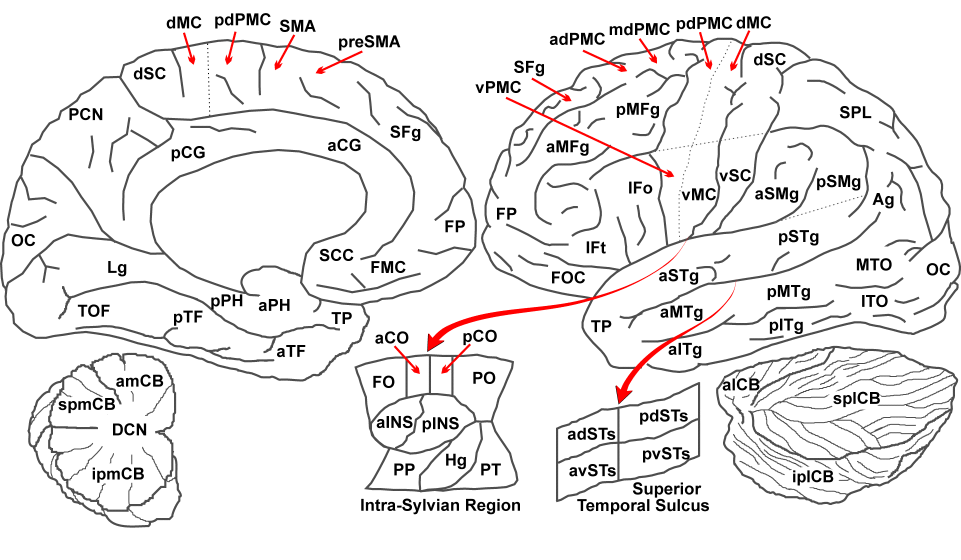
%> input picture RAT2/ROIfig/Left_Cereb_detached.tif, 1922 x 1119 px (shown at 1/2 size)
$ octave --eval "autocropimg('Left_Cereb_detached.tif');"   (GNU Octave 9; MATLAB toolbox functions it lacks are replaced by stand-ins)
%> lines starting %> are read from the running program, lines starting %| are printed output that depends on the picture
function autocropimg(img_fname,format)
%> called with img_fname = 'Left_Cereb_detached.tif', format = 'short'
if nargin<2,
    format = 'tiff';
end

%img_fname = 'lh.contrast_CV-B.jpg';

[img,map] = imread(img_fname);
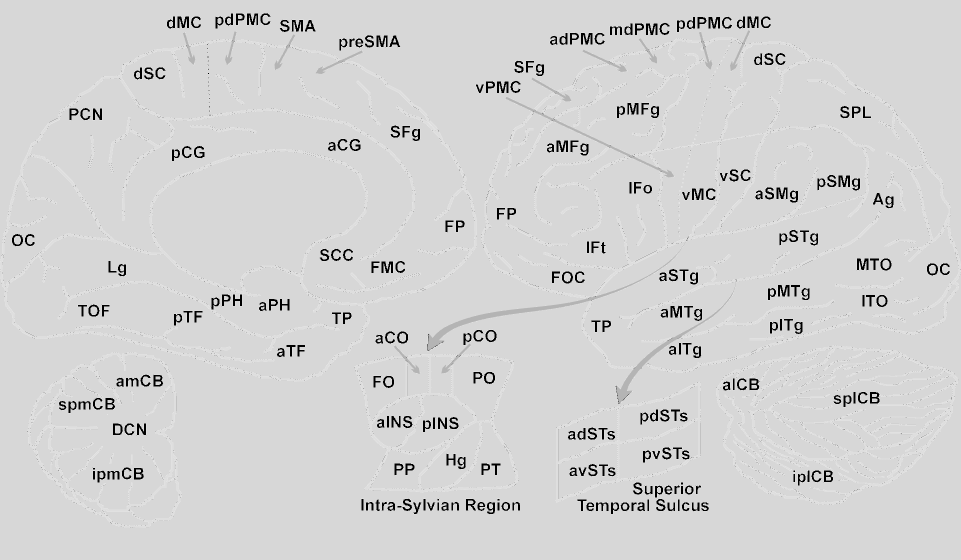
%> img: size 1119x1922 uint8 (shown at 1/2 size); min 0, max 234, mean 210.2
%> map = 256 rows, first 12: [0 0 0; 0 0 0.2; 0 0 0.4; 0 0 0.6; 0 0 0.8; 0 0 1; 0 0.2 0; 0 0.2 0.2; 0 0.2 0.4; 0 0.2 0.6; 0 0.2 0.8; 0 0.2 1]
%figure;imagesc(img);

img1 = sum(img,3);
[x,y] = find(img1<765);
%> x = 2150718 values from 1 to 1119; y = 2150718 values from 1 to 1922

spacex = 5;
spacey = 10;
l= max(min(x)-spacex,1);
%> l = 1
r= min(max(x)+spacex,size(img,1));
%> r = 1119
b= max((y)-spacey,1);
t= min(max(y)+spacey,size(img,2));
%> t = 1922
img = img(l:r,b:t,:);

%figure;imagesc(img);
switch (format)
    case 'jpeg',
        imwrite(img,img_fname,format,'quality',100);
    otherwise
        imwrite(img,img_fname,format,'Resolution',[600 600]);
end

$ run again, on RAT2/ROIfig/Left_no_cerebellum.tif
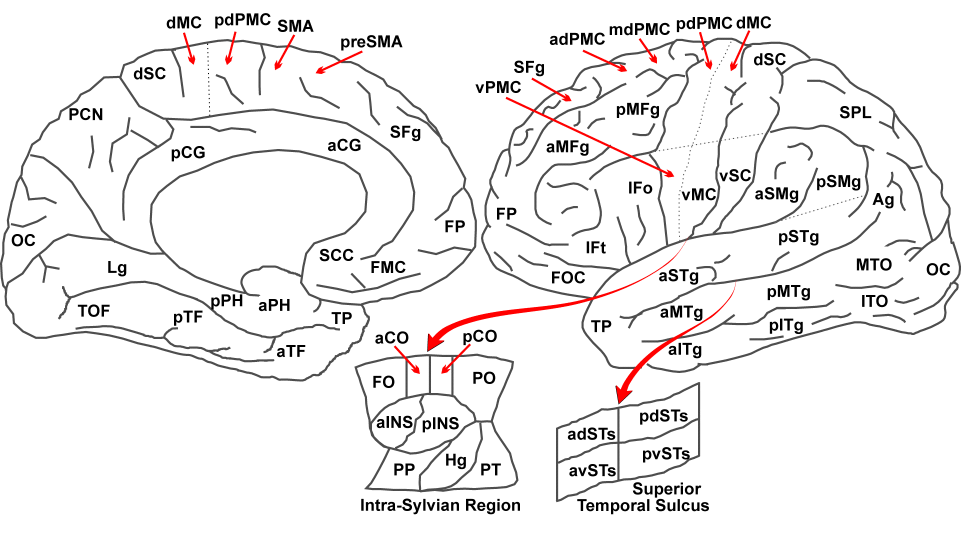
%> input picture RAT2/ROIfig/Left_no_cerebellum.tif, 1922 x 1119 px (shown at 1/2 size)
%> in autocropimg, `[img,map] = imread(img_fname);`:
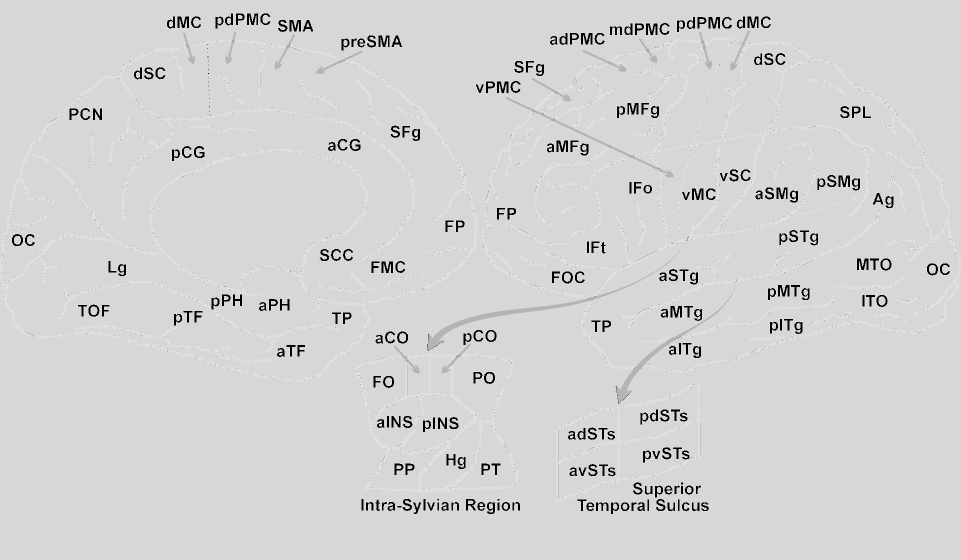
%> img: size 1119x1922 uint8 (shown at 1/2 size); min 0, max 234, mean 210.7
%> map = 256 rows, first 12: [0 0 0; 0 0 0.2; 0 0 0.4; 0 0 0.6; 0 0 0.8; 0 0 1; 0 0.2 0; 0 0.2 0.2; 0 0.2 0.4; 0 0.2 0.6; 0 0.2 0.8; 0 0.2 1]
%> x = 2150718 values from 1 to 1119; y = 2150718 values from 1 to 1922
%> l = 1
%> r = 1119
%> t = 1922

$ run again, on RAT2/ROIfig/Right_Cereb_detached.tif
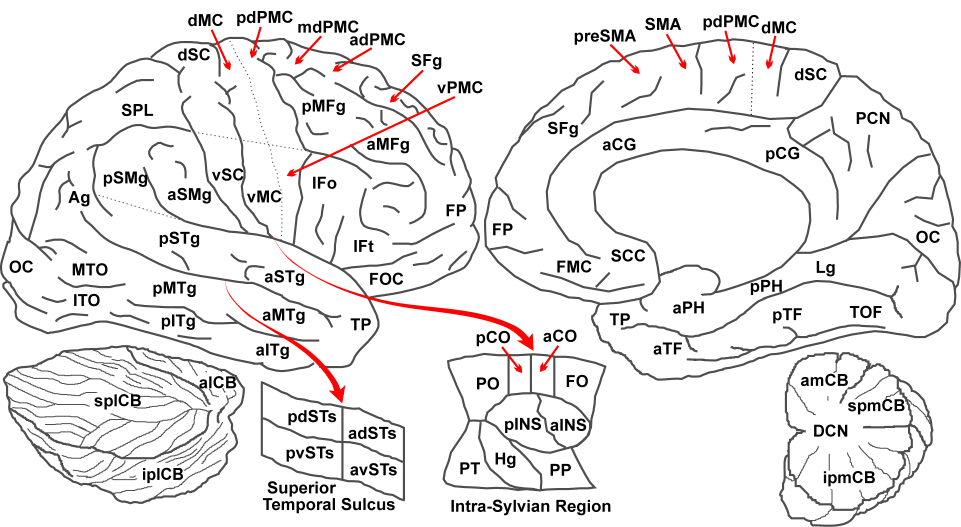
%> input picture RAT2/ROIfig/Right_Cereb_detached.tif, 1922 x 1054 px (shown at 1/2 size)
%> in autocropimg, `[img,map] = imread(img_fname);`:
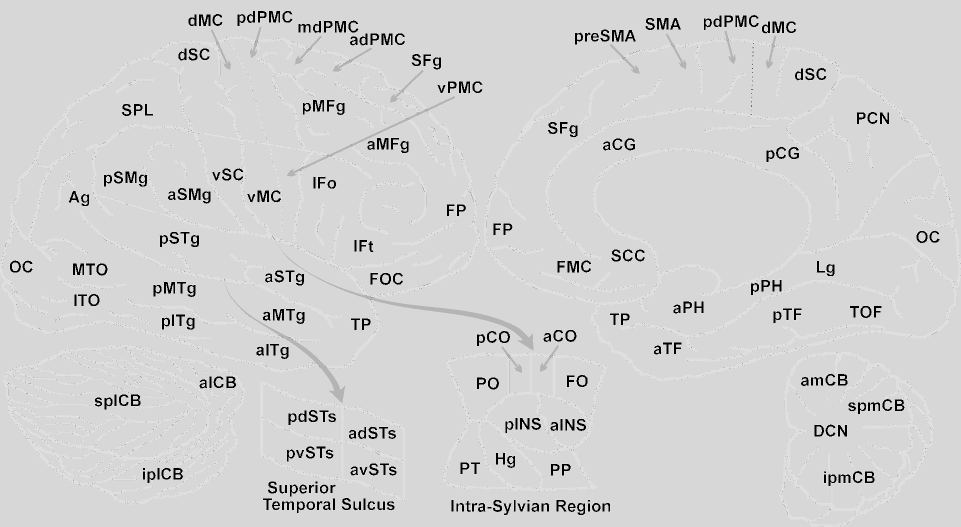
%> img: size 1054x1922 uint8 (shown at 1/2 size); min 0, max 234, mean 210
%> map = 256 rows, first 12: [0 0 0; 0 0 0.2; 0 0 0.4; 0 0 0.6; 0 0 0.8; 0 0 1; 0 0.2 0; 0 0.2 0.2; 0 0.2 0.4; 0 0.2 0.6; 0 0.2 0.8; 0 0.2 1]
%> x = 2025788 values from 1 to 1054; y = 2025788 values from 1 to 1922
%> l = 1
%> r = 1054
%> t = 1922

$ run again, on RAT2/ROIfig/Right_no_cerebellum.tif
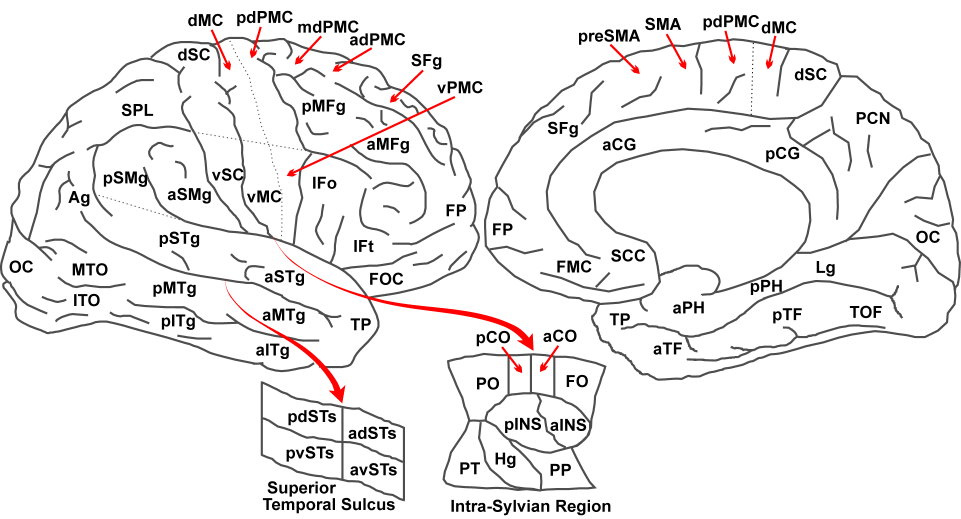
%> input picture RAT2/ROIfig/Right_no_cerebellum.tif, 1922 x 1037 px (shown at 1/2 size)
%> in autocropimg, `[img,map] = imread(img_fname);`:
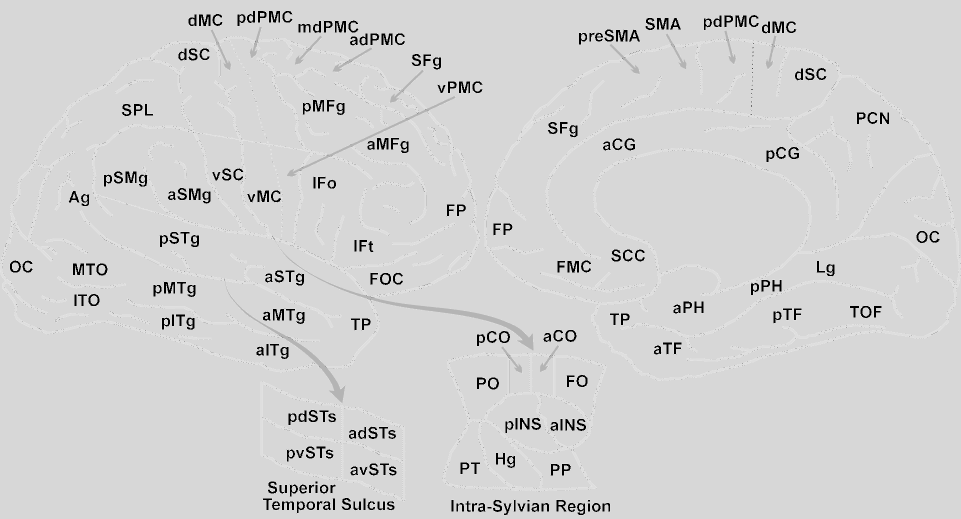
%> img: size 1037x1922 uint8 (shown at 1/2 size); min 0, max 234, mean 210.4
%> map = 256 rows, first 12: [0 0 0; 0 0 0.2; 0 0 0.4; 0 0 0.6; 0 0 0.8; 0 0 1; 0 0.2 0; 0 0.2 0.2; 0 0.2 0.4; 0 0.2 0.6; 0 0.2 0.8; 0 0.2 1]
%> x = 1993114 values from 1 to 1037; y = 1993114 values from 1 to 1922
%> l = 1
%> r = 1037
%> t = 1922
